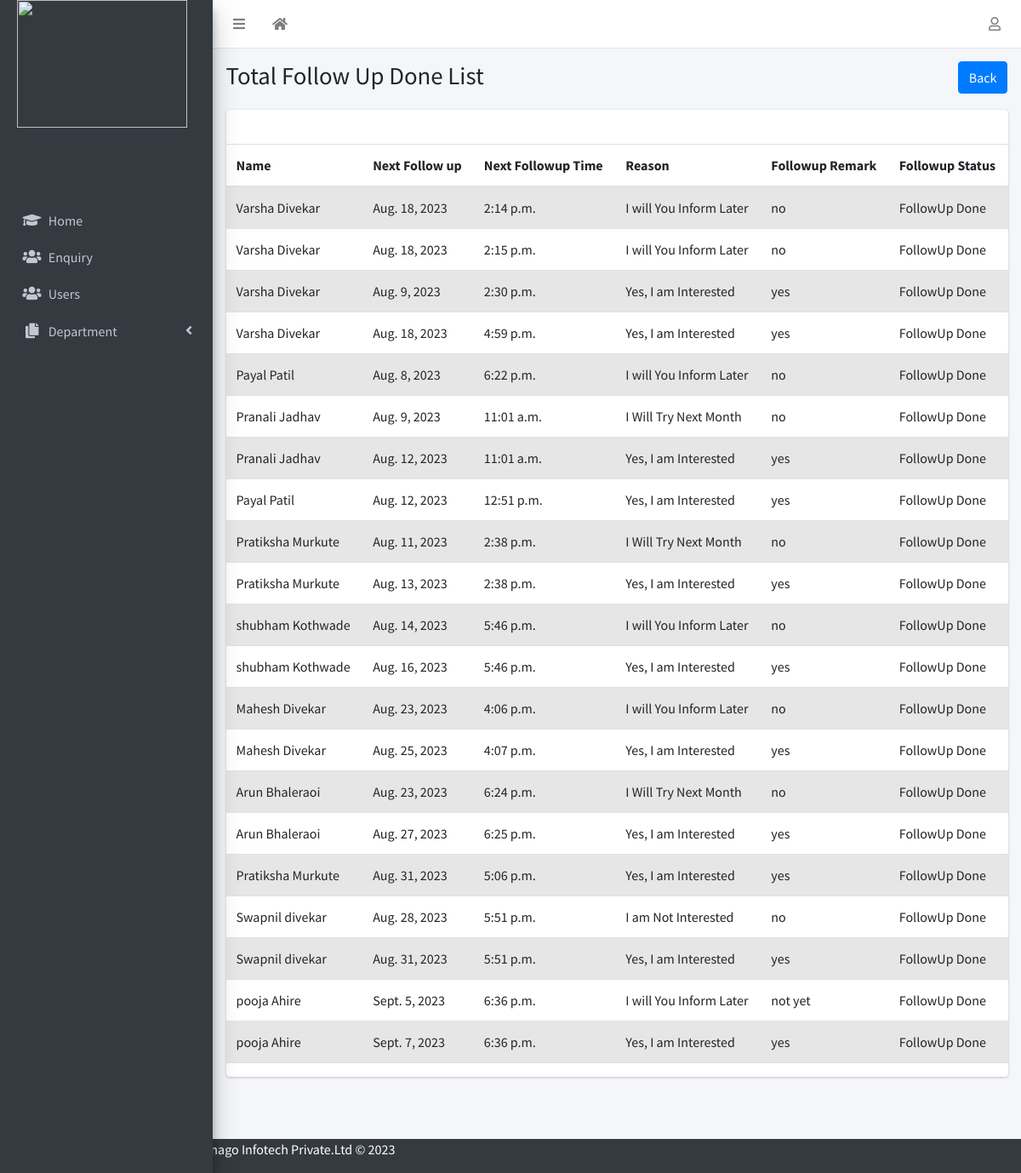
The app's page /follow_done/ with its own data.
### emanage/models.py (models this page shows)
class reason_for_follow_up(models.Model):
    enquiry=models.ForeignKey(Enquiry,on_delete=models.CASCADE,null=True,blank=True)
    reason =models.ForeignKey('Reason_follow',on_delete=models.CASCADE,null=True,blank=True)
    date = models.DateField(default=datetime.date.today)
    time = models.TimeField(auto_now=True)
    remark = models.CharField(max_length=100,null=True)
    STATUS = (
        ('FollowUp Done', 'FollowUp Done'),
        ('Pending', 'Pending'),
        )
    Followup_Status = models.TextField(max_length=100, choices=STATUS, default="Pending",null=True)
    Enroll_flag=models.BooleanField(default=False)

class Enquiry(models.Model):
    user = models.OneToOneField(User, on_delete=models.CASCADE,related_name='enquiry',null=True)
    Full_Name=models.CharField(max_length=250,default="")
    gender=models.CharField(max_length=10)
    Email_Address=models.EmailField()
    Contact_Number=models.IntegerField()
    Permanent_Address=models.TextField(blank=True,null=True,default='')
    Date_of_Birth=models.DateField(auto_now_add=False,null=True,blank=True)
    massage=models.TextField(blank=True,null=True)
    Whatsapp_Number=models.IntegerField(blank=True,null=True)
    Alternate_Number=models.IntegerField(blank=True,null=True)
    How_did_you_hear_about_us=models.CharField(null=True,max_length=50)
    qualification=models.CharField(max_length=50,null=True,blank=True)
    Technical_Skills=models.CharField(max_length=150,null=True,blank=True)
    Certification_Done=models.CharField(max_length=200,null=True,blank=True)
    Area_of_Intrest=models.CharField(max_length=200,null=True,blank=True)
    reference=models.CharField(max_length=100,null=True,blank=True)
    remark=models.CharField(max_length=100,null=True,blank=True)
    Training_Mode=models.CharField(max_length=50,blank=True,null=True)
    Office_Location_Preference=models.CharField(max_length=50,null=True,blank=True)
    STATUS = (
        ('Finalized', 'Finalized'),
        ('Pending', 'Pending'),
        ('Informed_On_whatsapp','Informed_On_whatsapp')
    )
    enquiry_Status = models.TextField(max_length=100, choices=STATUS, default="Pending",null=True)
    Cource_name=models.ForeignKey(Cource,on_delete=models.CASCADE,null=True,blank=True)

class Reason_follow(models.Model):
    name=models.TextField(blank=True,null=True)
    def __str__(self):
        return self.name

### emanage/views.py (the view)
# urls.py: path('follow_done/',views.follow_done,name='follow_done'),
def follow_done(request):
    done= reason_for_follow_up.objects.filter(Followup_Status = 'FollowUp Done').all()
    return render(request, 'admin/done_follo.html', context={'done':done})

### template/admin/done_follo.html
{% extends 'admin/base.html' %}
{% load static %}
{% block title %}Total Follow Up Done List{% endblock title %}
{% block breadcrumb %}
<a class="btn btn-primary" href="{% url 'emanage:admin_page' %}">Back</a>
{% endblock breadcrumb %}
{% block content %}
<div class="table-responsive">
  <table class="table table-striped" id="enqtable">
    <thead>
      <tr>
         <th>Name</th>
        <th>Next Follow up</th>
        <th>Next Followup Time</th>
        <th>Reason</th>
        <th>Followup Remark </th>
        <th>Followup Status</th>
      </tr>
    </thead>
    <tbody>
      {% for up in done %}
      <tr data-href="{% url 'emanage:follow' up.pk  %}">
        <td>{{up.enquiry.Full_Name}}</td>
        <td>{{up.date}}</td>
        <td>{{up.time}}</td>
        <td>{{up.reason}}</td>
        <td> {{up.remark}}</td>
        <td>{{up.Followup_Status}}</td>
      </tr>
      {% endfor %}
    </tbody>
  </table>
</div>
{% endblock %}

### records on screen
reason_for_follow_up: enquiry.Full_Name "Varsha Divekar", date "Aug. 18, 2023", time "2:14 p.m.", reason "I will You Inform Later", remark "no", Followup_Status "FollowUp Done"
reason_for_follow_up: enquiry.Full_Name "Varsha Divekar", date "Aug. 18, 2023", time "2:15 p.m.", reason "I will You Inform Later", remark "no", Followup_Status "FollowUp Done"
reason_for_follow_up: enquiry.Full_Name "Varsha Divekar", date "Aug. 9, 2023", time "2:30 p.m.", reason "Yes, I am Interested", remark "yes", Followup_Status "FollowUp Done"
reason_for_follow_up: enquiry.Full_Name "Varsha Divekar", date "Aug. 18, 2023", time "4:59 p.m.", reason "Yes, I am Interested", remark "yes", Followup_Status "FollowUp Done"
reason_for_follow_up: enquiry.Full_Name "Payal Patil", date "Aug. 8, 2023", time "6:22 p.m.", reason "I will You Inform Later", remark "no", Followup_Status "FollowUp Done"
reason_for_follow_up: enquiry.Full_Name "Pranali Jadhav", date "Aug. 9, 2023", time "11:01 a.m.", reason "I Will Try Next Month", remark "no", Followup_Status "FollowUp Done"
reason_for_follow_up: enquiry.Full_Name "Pranali Jadhav", date "Aug. 12, 2023", time "11:01 a.m.", reason "Yes, I am Interested", remark "yes", Followup_Status "FollowUp Done"
reason_for_follow_up: enquiry.Full_Name "Payal Patil", date "Aug. 12, 2023", time "12:51 p.m.", reason "Yes, I am Interested", remark "yes", Followup_Status "FollowUp Done"
reason_for_follow_up: enquiry.Full_Name "Pratiksha Murkute", date "Aug. 11, 2023", time "2:38 p.m.", reason "I Will Try Next Month", remark "no", Followup_Status "FollowUp Done"
reason_for_follow_up: enquiry.Full_Name "Pratiksha Murkute", date "Aug. 13, 2023", time "2:38 p.m.", reason "Yes, I am Interested", remark "yes", Followup_Status "FollowUp Done"
reason_for_follow_up: enquiry.Full_Name "shubham Kothwade", date "Aug. 14, 2023", time "5:46 p.m.", reason "I will You Inform Later", remark "no", Followup_Status "FollowUp Done"
reason_for_follow_up: enquiry.Full_Name "shubham Kothwade", date "Aug. 16, 2023", time "5:46 p.m.", reason "Yes, I am Interested", remark "yes", Followup_Status "FollowUp Done"
reason_for_follow_up: enquiry.Full_Name "Mahesh Divekar", date "Aug. 23, 2023", time "4:06 p.m.", reason "I will You Inform Later", remark "no", Followup_Status "FollowUp Done"
reason_for_follow_up: enquiry.Full_Name "Mahesh Divekar", date "Aug. 25, 2023", time "4:07 p.m.", reason "Yes, I am Interested", remark "yes", Followup_Status "FollowUp Done"
reason_for_follow_up: enquiry.Full_Name "Arun Bhaleraoi", date "Aug. 23, 2023", time "6:24 p.m.", reason "I Will Try Next Month", remark "no", Followup_Status "FollowUp Done"
reason_for_follow_up: enquiry.Full_Name "Arun Bhaleraoi", date "Aug. 27, 2023", time "6:25 p.m.", reason "Yes, I am Interested", remark "yes", Followup_Status "FollowUp Done"
reason_for_follow_up: enquiry.Full_Name "Pratiksha Murkute", date "Aug. 31, 2023", time "5:06 p.m.", reason "Yes, I am Interested", remark "yes", Followup_Status "FollowUp Done"
reason_for_follow_up: enquiry.Full_Name "Swapnil divekar", date "Aug. 28, 2023", time "5:51 p.m.", reason "I am Not Interested", remark "no", Followup_Status "FollowUp Done"
reason_for_follow_up: enquiry.Full_Name "Swapnil divekar", date "Aug. 31, 2023", time "5:51 p.m.", reason "Yes, I am Interested", remark "yes", Followup_Status "FollowUp Done"
reason_for_follow_up: enquiry.Full_Name "pooja Ahire", date "Sept. 5, 2023", time "6:36 p.m.", reason "I will You Inform Later", remark "not yet", Followup_Status "FollowUp Done"
reason_for_follow_up: enquiry.Full_Name "pooja Ahire", date "Sept. 7, 2023", time "6:36 p.m.", reason "Yes, I am Interested", remark "yes", Followup_Status "FollowUp Done"
